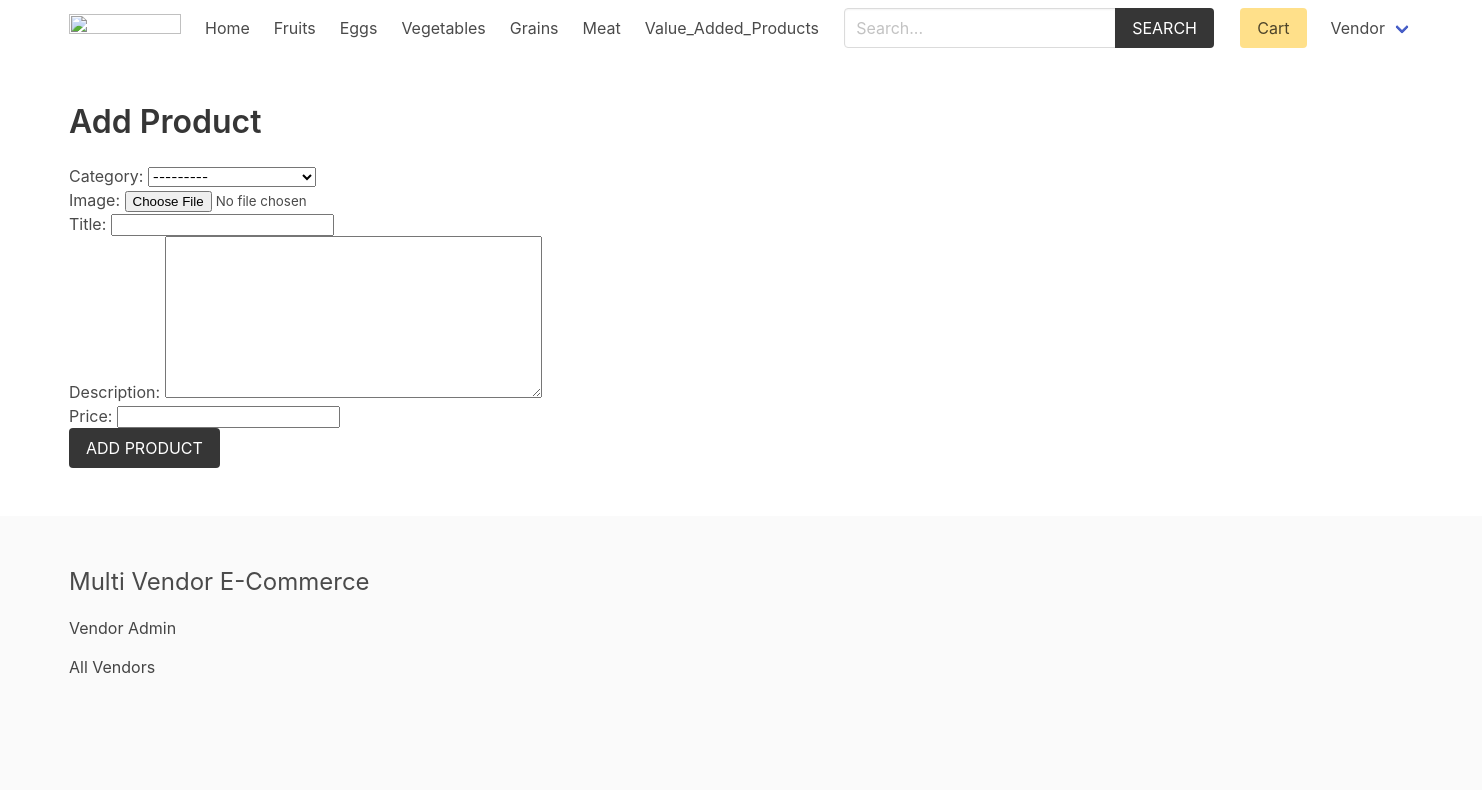
The app's page /vendor/add-product/ (signed in) with its own data.
### product/models.py (models this page shows)
class Category(models.Model):
    title = models.CharField(max_length=50)
    slug = models.SlugField(max_length=55)
    ordering = models.IntegerField(default=0)
    class Meta:
        ordering = ['ordering']
    def __str__(self):
        return self.title

### vendor/models.py (models this page shows, shortened)
class Vendor(models.Model):
    name = models.CharField(max_length=255)
    created_at = models.DateTimeField(auto_now_add=True)
    created_by = models.OneToOneField(User, related_name='vendor', on_delete=models.CASCADE)
    class Meta:
        ordering = ['name']

### vendor/views.py (the view)
# urls.py: path('add-product/', views.add_product, name="add-product"),
@login_required
def add_product(request):
    if request.method == 'POST':
        form = ProductForm(request.POST, request.FILES)
        if form.is_valid():
            product = form.save(commit=False) # Because we have not given vendor yet
            product.vendor = request.user.vendor
            product.slug = slugify(product.title)
            product.save() #finally save
            return redirect('vendor:vendor-admin')
    else:
        form = ProductForm
    return render(request, 'vendor/add_product.html', {'form': form})

### cart/cart.py (called while the page is built)
    def __len__(self):
        return sum(item['quantity'] for item in self.cart.values())

### cart/context_processors.py (called while the page is built)
def cart(request):
    return {'cart': Cart(request)}

### product/context_processors.py (called while the page is built)
def menu_categories(request):
    categories = Category.objects.all()
    return {'categories': categories}

### templates/vendor/add_product.html (shortened to what this page needs)
{% extends 'core/base.html' %}
{% block content %}
    <h1 class="title">Add Product</h1>
    <form method="post" action="" enctype="multipart/form-data">
        {{ form.as_p }}
        <div class="field">
            <div class="control">
                <button class="button is-dark is-uppercase">Add Product</button>
            </div>
        </div>
    </form>
{% endblock content %}

### templates/core/base.html (shortened to what this page needs)
{% load static %}
<!DOCTYPE html>
<html lang="en">
<head>
    <link rel="stylesheet" href="https://cdn.jsdelivr.net/npm/bulma@0.9.2/css/bulma.min.css">
    <link rel="stylesheet" href="{% static 'css/main.css' %}">
</head>
<body>
    <div class="container">
        <nav class="navbar" role="navigation" aria-label="main navigation">
            <div class="navbar-brand">
                <a class="navbar-item" href="{% url 'core:home' %}">
                <img src="https://2.bp.blogspot.com/-mkVne3V2tzY/Xfo99c80KUI/AAAAAAAAD_c/9EbC4qu-fYAeVjLi3ONzRZ-osIW4H3qBACK4BGAYYCw/s1600/Vijay%2BThapa%2BLogo%2BHD.png" width="112" height="28">
                </a>
            </div>
            <div id="navbarBasicExample" class="navbar-menu">
                <div class="navbar-start">
                <a class="navbar-item" href="{% url 'core:home' %}">
                    Home
                </a>
                {% for category in categories %}
                    <a class="navbar-item" href="{% url 'product:category' category.slug %}">
                        {{category.title}}
                    </a>
                {% endfor %}
                </div>
                <div class="navbar-start">
                    <div class="navbar-item">
                        <form method="get" action="{% url 'product:search' %}">
                            <div class="field has-addons">
                                <div class="control">
                                    <input type="search" name="query" id="" class="input" placeholder="Search...">
                                </div>
                                <div class="control">
                                    <button class="button is-dark is-uppercase">Search</button>
                                </div>
                            </div>
                        </form>
                    </div>
                </div>
                <div class="navbar-end">
                <div class="navbar-item">
                    <a href="{% url 'cart:cart' %}" class="button is-warning">Cart {% if cart %}({{cart|length}}){% endif %}</a>
                </div>
                {% if request.user.is_authenticated %}
                <div class="navbar-item has-dropdown is-hoverable">
                    <a class="navbar-link is-capitalized">
                    {{user.vendor.name}}
                    </a>
                </div>
                {% endif %}
                </div>
            </div>
            </nav>
    </div>
    <section class="section">
        <div class="container">
            {% block content %}{% endblock content %}
        </div>
    </section>
    <footer class="footer">
        <div class="container">
            <h3 class="is-size-4 mb-4">Multi Vendor E-Commerce</h3>
            {% if request.user.is_authenticated %}
                <a href="{% url 'vendor:vendor-admin' %}">Vendor Admin</a>
            {% else %}
                <a href="{% url 'vendor:become-vendor' %}">Become a Vendor</a>
            {% endif %}
            <br>
            <a href="{% url 'vendor:vendors' %}">All Vendors</a>
        </div>
    </footer>
</body>
</html>

### core/static/css/main.css (style rules this page uses)
.footer a { margin-bottom: 15px; display: inline-block; color: #444; }

### records on screen
Category: title "Fruits"
Category: title "Eggs"
Category: title "Vegetables"
Category: title "Grains"
Category: title "Meat"
Category: title "Value_Added_Products"

### other values on screen
{{ user.vendor.name }} "Vendor"
